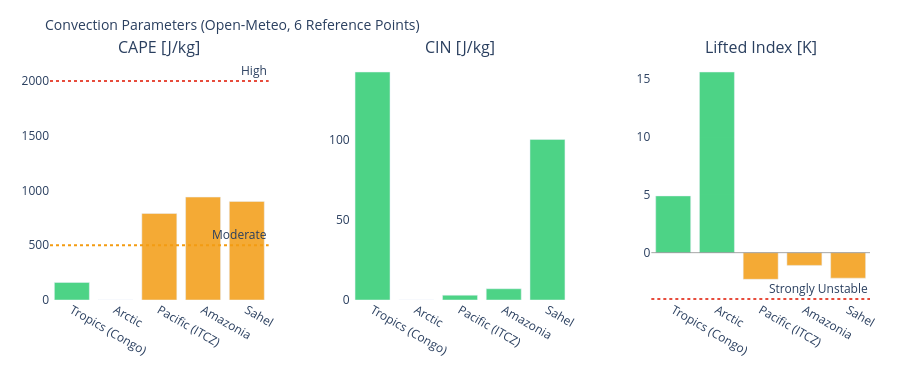

Notebook code for this chart:
### Markdown cell above
---
## 3. Visualizations

### Code cell
# ============================================================
# CAPE / CIN / LIFTED INDEX – Convection potential
# ============================================================

if not df_atm.empty:
    fig = make_subplots(
        rows=1, cols=3,
        subplot_titles=['CAPE [J/kg]', 'CIN [J/kg]', 'Lifted Index [K]'],
        horizontal_spacing=0.1
    )
    pts = df_atm['point'].tolist()
    pt_colors = ['#E85D24','#185FA5','#888780','#378ADD','#639922','#F2A623']

    # CAPE – höher = mehr Gewitterpotential
    cape_vals = df_atm['cape'].fillna(0).tolist()
    cape_colors = ['#e74c3c' if v > 2000 else '#f39c12' if v > 500 else '#2ecc71'
                   for v in cape_vals]
    fig.add_trace(go.Bar(x=pts, y=cape_vals, marker_color=cape_colors,
                         opacity=0.85, showlegend=False), row=1, col=1)
    fig.add_hline(y=2000, line_dash='dot', line_color='#e74c3c',
                  annotation_text='High', row=1, col=1)
    fig.add_hline(y=500,  line_dash='dot', line_color='#f39c12',
                  annotation_text='Moderate', row=1, col=1)

    # CIN – negativer = stärker gedeckelt (weniger Auslöse)
    cin_vals = df_atm['cin'].fillna(0).tolist()
    cin_colors = ['#e74c3c' if v < -200 else '#f39c12' if v < -50 else '#2ecc71'
                  for v in cin_vals]
    fig.add_trace(go.Bar(x=pts, y=cin_vals, marker_color=cin_colors,
                         opacity=0.85, showlegend=False), row=1, col=2)

    # Lifted Index – negativ = instabil
    li_vals = df_atm['li'].fillna(0).tolist()
    li_colors = ['#e74c3c' if v < -4 else '#f39c12' if v < 0 else '#2ecc71'
                 for v in li_vals]
    fig.add_trace(go.Bar(x=pts, y=li_vals, marker_color=li_colors,
                         opacity=0.85, showlegend=False), row=1, col=3)
    fig.add_hline(y=0, line_color='gray', line_width=0.7, row=1, col=3)
    fig.add_hline(y=-4, line_dash='dot', line_color='#e74c3c',
                  annotation_text='Strongly Unstable', row=1, col=3)

    fig.update_layout(
        title=dict(text='Convection Parameters (Open-Meteo, 6 Reference Points)', font=dict(size=14)),
        height=380, plot_bgcolor='rgba(0,0,0,0)', paper_bgcolor='rgba(0,0,0,0)',
        margin=dict(l=50, r=30, t=60, b=80)
    )
    fig.update_xaxes(tickangle=30)
    fig.show()

### Figure 1 — Plotly figure (JSON) as saved in the notebook; plotly's stock layout.template omitted (floating-point values rounded to 4 significant figures)
{"data": [{"marker": {"color": ["#2ecc71", "#2ecc71", "#f39c12", "#f39c12", "#f39c12"]}, "opacity": 0.85, "showlegend": false, "type": "bar", "x": ["Tropics (Congo)", "Arctic", "Pacific (ITCZ)", "Amazonia", "Sahel"], "xaxis": "x", "y": [160.0, 0.0, 790.0, 940.0, 900.0], "yaxis": "y"}, {"marker": {"color": ["#2ecc71", "#2ecc71", "#2ecc71", "#2ecc71", "#2ecc71"]}, "opacity": 0.85, "showlegend": false, "type": "bar", "x": ["Tropics (Congo)", "Arctic", "Pacific (ITCZ)", "Amazonia", "Sahel"], "xaxis": "x2", "y": [142.0, 0.0, 3.0, 7.0, 100.0], "yaxis": "y2"}, {"marker": {"color": ["#2ecc71", "#2ecc71", "#f39c12", "#f39c12", "#f39c12"]}, "opacity": 0.85, "showlegend": false, "type": "bar", "x": ["Tropics (Congo)", "Arctic", "Pacific (ITCZ)", "Amazonia", "Sahel"], "xaxis": "x3", "y": [4.9, 15.6, -2.3, -1.1, -2.2], "yaxis": "y3"}], "layout": {"annotations": [{"font": {"size": 16}, "showarrow": false, "text": "CAPE [J/kg]", "x": 0.1333, "xanchor": "center", "xref": "paper", "y": 1.0, "yanchor": "bottom", "yref": "paper"}, {"font": {"size": 16}, "showarrow": false, "text": "CIN [J/kg]", "x": 0.5, "xanchor": "center", "xref": "paper", "y": 1.0, "yanchor": "bottom", "yref": "paper"}, {"font": {"size": 16}, "showarrow": false, "text": "Lifted Index [K]", "x": 0.8667, "xanchor": "center", "xref": "paper", "y": 1.0, "yanchor": "bottom", "yref": "paper"}, {"showarrow": false, "text": "High", "x": 1, "xanchor": "right", "xref": "x domain", "y": 2000, "yanchor": "bottom", "yref": "y"}, {"showarrow": false, "text": "Moderate", "x": 1, "xanchor": "right", "xref": "x domain", "y": 500, "yanchor": "bottom", "yref": "y"}, {"showarrow": false, "text": "Strongly Unstable", "x": 1, "xanchor": "right", "xref": "x3 domain", "y": -4, "yanchor": "bottom", "yref": "y3"}], "height": 380, "margin": {"b": 80, "l": 50, "r": 30, "t": 60}, "paper_bgcolor": "rgba(0,0,0,0)", "plot_bgcolor": "rgba(0,0,0,0)", "shapes": [{"line": {"color": "#e74c3c", "dash": "dot"}, "type": "line", "x0": 0, "x1": 1, "xref": "x domain", "y0": 2000, "y1": 2000, "yref": "y"}, {"line": {"color": "#f39c12", "dash": "dot"}, "type": "line", "x0": 0, "x1": 1, "xref": "x domain", "y0": 500, "y1": 500, "yref": "y"}, {"line": {"color": "gray", "width": 0.7}, "type": "line", "x0": 0, "x1": 1, "xref": "x3 domain", "y0": 0, "y1": 0, "yref": "y3"}, {"line": {"color": "#e74c3c", "dash": "dot"}, "type": "line", "x0": 0, "x1": 1, "xref": "x3 domain", "y0": -4, "y1": -4, "yref": "y3"}], "title": {"font": {"size": 14}, "text": "Convection Parameters (Open-Meteo, 6 Reference Points)"}, "xaxis": {"anchor": "y", "domain": [0.0, 0.2667], "tickangle": 30}, "xaxis2": {"anchor": "y2", "domain": [0.3667, 0.6333], "tickangle": 30}, "xaxis3": {"anchor": "y3", "domain": [0.7333, 1.0], "tickangle": 30}, "yaxis": {"anchor": "x", "domain": [0.0, 1.0]}, "yaxis2": {"anchor": "x2", "domain": [0.0, 1.0]}, "yaxis3": {"anchor": "x3", "domain": [0.0, 1.0]}}}
